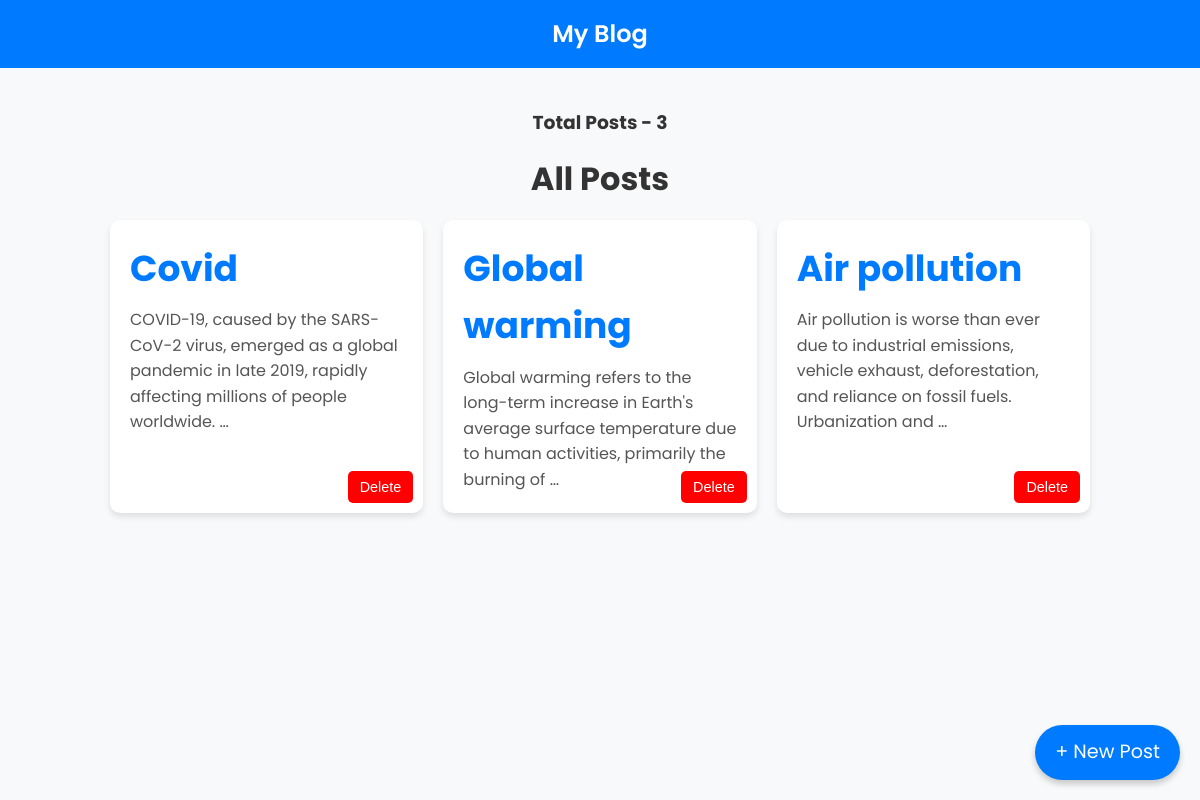
The page / on the database its author committed.
### PostApp/models.py (models this page shows, shortened)
class Post(models.Model):
    choice = (
        ('draft', 'Draft'),
        ('published', 'Published'),
    )
    title = models.CharField(max_length=50)
    slug = models.SlugField(blank=True, unique=True)
    body = models.TextField()
    publish = models.DateTimeField(default=timezone.now)
    created = models.DateTimeField(auto_now_add=True)
    updated = models.DateTimeField(auto_now=True)
    status = models.CharField(choices=choice, max_length=50)
    author = models.ForeignKey(User, on_delete=models.CASCADE)
    objects = models.Manager()
    new_manager = PublishedManager()
    tags = TaggableManager()
    def get_absolute_url(self):
        return reverse('PostApp:detail_view', args=[self.slug])
    class Meta:
        ordering = ('-created',)

### PostApp/views.py (the view)
# urls.py: path('', views.homepage_view, name='homepage'),
def homepage_view(request):
    recent_posts = Post.new_manager.all()[:5]  # Displaying recent posts as featured content
    all_posts = Post.new_manager.all()  # Get all posts for the post list
    posts = paginate_posts(request, all_posts)  # Apply pagination to all posts
    return render(request, 'homepage.html', {
        'recent_posts': recent_posts,
        'posts': posts,  # Pass paginated posts to the template
    })

### PostApp/models.py (called while the page is built)
    def get_queryset(self):
        return super().get_queryset().filter(status='published')

### PostApp/templatetags/blog_tags.py (called while the page is built)
@register.simple_tag
def total_posts():
    return Post.objects.count()

### PostApp/views.py (called while the page is built)
def paginate_posts(request, posts_queryset, posts_per_page=10):
    paginator = Paginator(posts_queryset, posts_per_page)
    page = request.GET.get('page')
    try:
        posts = paginator.page(page)
    except PageNotAnInteger:
        posts = paginator.page(1)
    except EmptyPage:
        posts = paginator.page(paginator.num_pages)
    return posts

### PostApp/templates/homepage.html (shortened to what this page needs)
{% load blog_tags %}
<!DOCTYPE html>
<html lang="en">
<head>
</head>
<body>
    <div class="navbar">
        <a href="#">My Blog</a>
    </div>
    <div class="container">
        <h3>Total Posts - {% total_posts %}</h3>
        <h1>All Posts</h1>
        <div class="posts-grid">
            {% for post in posts %}
                <div class="post-card">
                    <h2><a href="{{ post.get_absolute_url }}">{{ post.title }}</a></h2>
                    <p>{{ post.body|truncatewords:20 }}</p>
                    <button class="delete-btn" onclick="showModal('{{ post.id }}', '{{ post.title }}')">Delete</button>
                </div>
            {% empty %}
                <p>No posts available.</p>
            {% endfor %}
        </div>
    </div>
    <a href="{% url 'PostApp:create_post' %}" class="create-post">+ New Post</a>
</body>
</html>

### PostApp/templates/homepage.html (style rules this page uses)
* { margin: 0; padding: 0; box-sizing: border-box; }
body { font-family: 'Poppins', sans-serif; background-color: #f8f9fa; color: #333; line-height: 1.6; }
.navbar { background-color: #007BFF; padding: 15px 20px; text-align: center; }
.navbar a { color: white; text-decoration: none; font-size: 1.5em; font-weight: 600; }
.container { width: 85%; max-width: 1100px; margin: 20px auto; padding: 20px; }
h1, h3 { text-align: center; margin-bottom: 15px; }
.posts-grid { display: grid; grid-template-columns: repeat(auto-fit, minmax(300px, 1fr)); gap: 20px; }
.post-card { background: white; padding: 20px; border-radius: 10px; box-shadow: 0px 4px 6px rgba(0, 0, 0, 0.1); transition: transform 0.3s ease-in-out; position: relative; }
.post-card h2 a { color: #007BFF; text-decoration: none; font-size: 1.5em; }
.post-card p { font-size: 1em; color: #555; margin-top: 10px; }
.delete-btn { background-color: red; color: white; padding: 8px 12px; border: none; border-radius: 5px; cursor: pointer; font-size: 0.9em; position: absolute; bottom: 10px; right: 10px; transition: background 0.3s; }
.create-post { position: fixed; bottom: 20px; right: 20px; background-color: #007BFF; color: white; font-size: 1.2em; text-decoration: none; padding: 12px 20px; border-radius: 50px; box-shadow: 0 4px 6px rgba(0, 0, 0, 0.2); transition: background-color 0.3s ease; }

### rows shown on the page
Post: title "Covid", body "COVID-19, caused by the SARS-CoV-2 virus, emerged as a global pandemic in late 2019, rapidly affecting millions of people worldwide. …"
Post: title "Global warming", body "Global warming refers to the long-term increase in Earth's average surface temperature due to human activities, primarily the burning of …"
Post: title "Air pollution", body "Air pollution is worse than ever due to industrial emissions, vehicle exhaust, deforestation, and reliance on fossil fuels. Urbanization and …"
